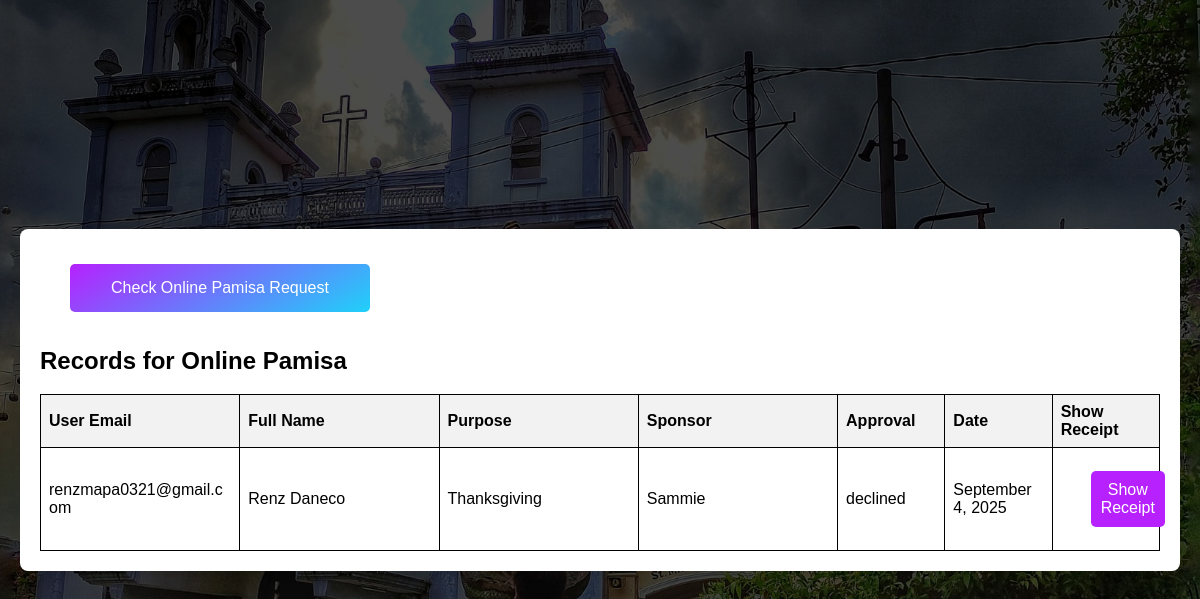
Screenshot of /admin_function/records_2.php (signed in) with the database file from the repository.
### tables this page shows
CREATE TABLE `records_2` (
  `id` int(11) NOT NULL,
  `user_email` varchar(255) DEFAULT NULL,
  `receipt` varchar(255) DEFAULT NULL,
  `receipt_code` varchar(255) DEFAULT NULL,
  `approval_status` tinyint(1) DEFAULT NULL,
  `user_full_name_pamisa` varchar(255) DEFAULT NULL,
  `purpose_for_pamisa` varchar(255) DEFAULT NULL,
  `sponsor_pamisa` varchar(255) DEFAULT NULL,
  `date_column_pamisa` date DEFAULT NULL,
  `approval` varchar(255) DEFAULT NULL
);

### admin_function/records_2.php (the view, shortened to what this page needs)
<!DOCTYPE html>
<html lang="en">
<head>
</head>
<body>
    <div class="container">
        <form action="../admin_interface_2.php" method="get">
            <button type="submit" class="pamisa-button">Check Online Pamisa Request</button>
        </form>
        <h2>Records for Online Pamisa</h2>
        <table>
            <tr>
                <th>User Email</th>
                <th>Full Name</th>
                <th>Purpose</th>
                <th>Sponsor</th>
                <th>Approval</th>
                <th>Date</th>
                <th>Show Receipt</th>
            </tr>
            <?php
            include '../connection.php';
            $sql = "SELECT * FROM records_2";
            $result = $conn->query($sql);
            if ($result->num_rows > 0) {
                while ($row = $result->fetch_assoc()) {
                    $date = new DateTime($row["date_column_pamisa"]);
                    $formattedDate = $date->format('F j, Y');
                    echo "<tr>";
                    echo "<td>" . htmlspecialchars($row["user_email"]) . "</td>";
                    echo "<td>" . htmlspecialchars($row["user_full_name_pamisa"]) . "</td>";
                    echo "<td>" . htmlspecialchars($row["purpose_for_pamisa"]) . "</td>";
                    echo "<td>" . htmlspecialchars($row["sponsor_pamisa"]) . "</td>";
                    echo "<td>" . htmlspecialchars($row["approval"]) . "</td>";
                    echo "<td>" . htmlspecialchars($formattedDate) . "</td>";
                    echo '<td><button onclick="openReceipt(\'' . htmlspecialchars($row['receipt_code']) . '\', \'' . htmlspecialchars($row['receipt']) . '\')" class="receipt-button">Show Receipt</button></td>';
                    echo "</tr>";
                }
            } else {
                echo "<tr><td colspan='6'>No records found</td></tr>";
            }
            ?>
        </table>
    </div>
</body>
</html>

### admin_function/records_2.php (style rules this page uses)
body { font-family: Arial, sans-serif; display: flex; justify-content: center; align-items: center; min-height: 100vh; margin: 0; background: rgba(0, 0, 0, 0.7) url('../image/bgimage.jpg'); background-size: cover; background-blend-mode: darken; background-repeat: no-repeat; background-attachment: fixed; background-position: center; }
.pamisa-button { width: 300px; padding: 15px; margin: 15px 30px; font-size: 16px; color: #fff; background-image: linear-gradient(150deg, #B621fe, #1fd1f9); border: none; border-radius: 5px; cursor: pointer; text-decoration: none; }
.receipt-button { width: px; padding: 10px; margin: 15px 30px; font-size: 16px; color: #fff; background-color: #B621fe; border: none; border-radius: 5px; cursor: pointer; text-decoration: none; }
.container { width: 100%; max-width: 100%; margin: 20px; padding: 20px; background-color: white; box-shadow: 0 4px 8px rgba(0, 0, 0, 0.1); border-radius: 8px; }
table { width: 100%; border-collapse: collapse; table-layout: fixed; }
th, td { border: 1px solid black; padding: 8px; text-align: left; word-wrap: break-word; }
th { background-color: #f2f2f2; }
th:nth-child(1), td:nth-child(1) { width: 20%; }
th:nth-child(2), td:nth-child(2) { width: 20%; }
th:nth-child(3), td:nth-child(3) { width: 20%; }
th:nth-child(4), td:nth-child(4) { width: 20%; }
th:nth-child(5), td:nth-child(5) { width: 10%; }
th:nth-child(6), td:nth-child(6) { width: 10%; }
th:nth-child(7), td:nth-child(7) { width: 10%; }

### rows the page displays
records_2: user_email "renzmapa0321@gmail.com", user_full_name_pamisa "Renz Daneco", purpose_for_pamisa "Thanksgiving", sponsor_pamisa "Sammie", approval "declined", date_column_pamisa "September 4, 2025"
